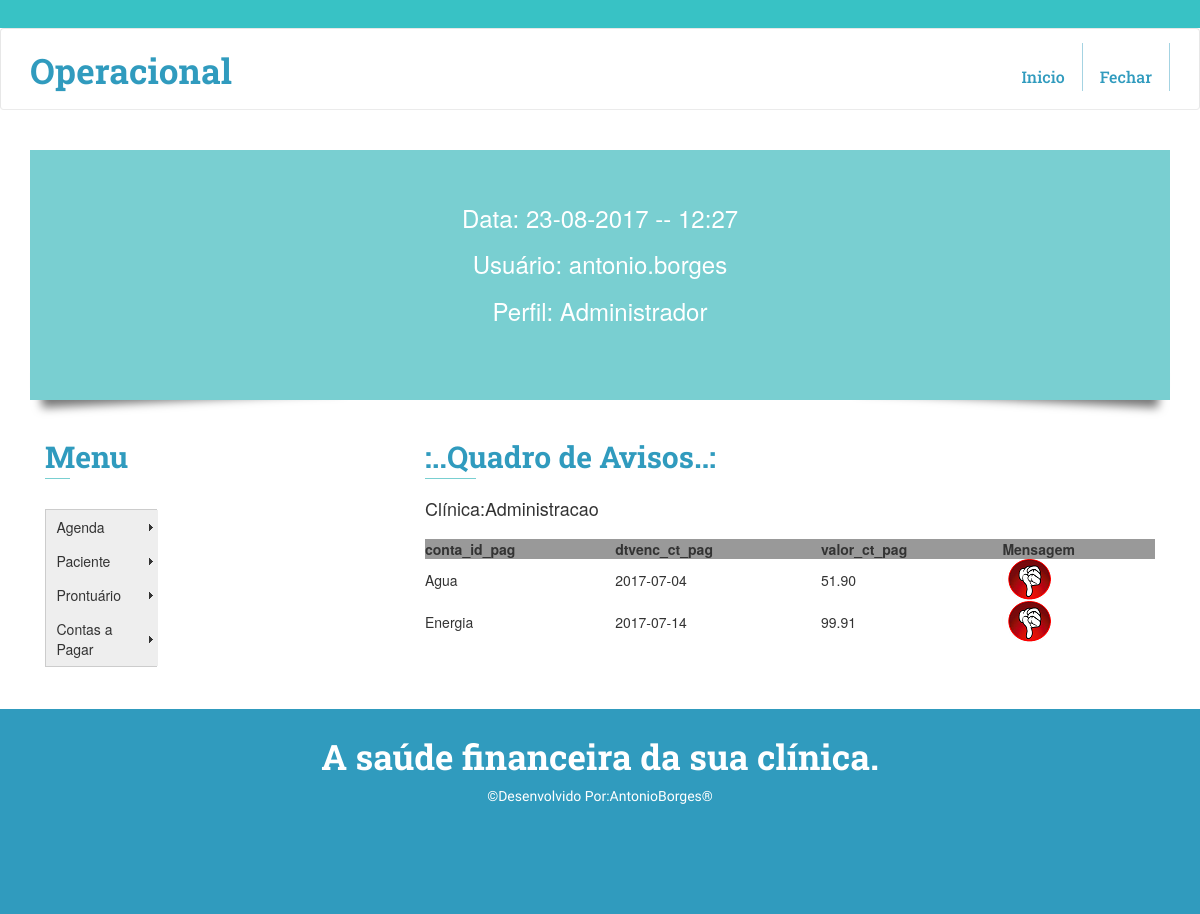
The app's page /operacional/principal_Oper01.php (signed in) with its own data.
### tables this page shows
CREATE TABLE IF NOT EXISTS `acesso` (
  `id_ace` int(11) NOT NULL AUTO_INCREMENT,
  `usu_data` date NOT NULL,
  `usu_id` int(5) NOT NULL,
  `login` varchar(20) NOT NULL,
  `senha` varchar(20) NOT NULL,
  `perfil_id` int(2) NOT NULL,
  `situacao_ace` int(2) NOT NULL,
  `cadastrador_ace` varchar(40) NOT NULL,
  PRIMARY KEY (`id_ace`),
  UNIQUE KEY `login` (`login`),
  KEY `usu_id` (`usu_id`),
  KEY `perfil_id` (`perfil_id`),
  KEY `situacao_ace` (`situacao_ace`)
);

CREATE TABLE IF NOT EXISTS `perfil` (
  `id_pf` int(11) NOT NULL AUTO_INCREMENT,
  `nome_pf` varchar(40) NOT NULL,
  PRIMARY KEY (`id_pf`)
);

CREATE TABLE IF NOT EXISTS `clinica` (
  `id_clin` int(11) NOT NULL AUTO_INCREMENT,
  `data_clin` date NOT NULL,
  `nome_clin` varchar(255) NOT NULL,
  `cnpj_clin` varchar(40) NOT NULL,
  `imposto_clin` decimal(10,2) DEFAULT NULL,
  `desconto_clin` decimal(10,2) DEFAULT NULL,
  `fone_clin` varchar(40) NOT NULL,
  `email_clin` varchar(255) NOT NULL,
  `situacao_clin` int(2) NOT NULL,
  `contato_clin` varchar(255) NOT NULL,
  `cadastrador_clin` varchar(40) NOT NULL,
  PRIMARY KEY (`id_clin`),
  KEY `situacao_clin` (`situacao_clin`)
);

CREATE TABLE IF NOT EXISTS `contas_pagar` (
  `id_ct_pag` int(11) NOT NULL AUTO_INCREMENT,
  `data_ct_pag` date NOT NULL,
  `clin_id_ct_pag` int(11) NOT NULL,
  `conta_id_pag` int(11) NOT NULL,
  `doc_ct_pag` varchar(20) DEFAULT NULL,
  `dtvenc_ct_pag` date NOT NULL,
  `valor_ct_pag` decimal(10,2) NOT NULL,
  `dtpag_ct_pag` date DEFAULT NULL,
  `valorpag_ct_pag` decimal(10,2) DEFAULT NULL,
  `desc_ct_pag` decimal(10,0) DEFAULT NULL,
  `juros_ct_pag` decimal(10,2) DEFAULT NULL,
  `obs_ct_pag` text,
  `cadastrador_ct_pag` varchar(40) NOT NULL,
  PRIMARY KEY (`id_ct_pag`),
  KEY `clin_id_ct_pag` (`clin_id_ct_pag`),
  KEY `conta_id_pag` (`conta_id_pag`)
);

CREATE TABLE IF NOT EXISTS `plano_contas` (
  `id_plan_ct` int(11) NOT NULL AUTO_INCREMENT,
  `data_plan_ct` date NOT NULL,
  `clin_id_plan_ct` int(11) NOT NULL,
  `nome_plan_ct` varchar(80) NOT NULL,
  `cadastrador_plan_ct` varchar(40) NOT NULL,
  PRIMARY KEY (`id_plan_ct`),
  KEY `clin_id_plan_ct` (`clin_id_plan_ct`)
);

### operacional/principal_Oper01.php (the view, shortened to what this page needs)
<?php require_once('../Connections/rec01.php'); ?>
<?php
$logoutAction = $_SERVER['PHP_SELF']."?doLogout=true";
?>
<?php
$usuario=$_SESSION['MM_Username'];
$data_atual=date('Y/m/d');
$query_cs_contas = "SELECT data_ct_pag, clin_id_ct_pag, conta_id_pag, dtvenc_ct_pag, valor_ct_pag, dtpag_ct_pag, id_clin, nome_clin, id_plan_ct, nome_plan_ct, usu_id, login, id_usu, clin_id
FROM contas_pagar, clinica, plano_contas, acesso, usuario
WHERE clin_id_ct_pag=id_clin
AND conta_id_pag=id_plan_ct
AND login='$usuario'
AND usu_id=id_usu
AND dtpag_ct_pag is NULL
AND id_clin=clin_id
ORDER BY dtvenc_ct_pag ASC";
$cs_contas = mysql_query($query_cs_contas, $rec01) or die(mysql_error());
$row_cs_contas = mysql_fetch_assoc($cs_contas);
$totalRows_cs_contas = mysql_num_rows($cs_contas);
?>
<!doctype html>
<html>
<head>
		<link href="../css/owl.carousel.css" rel="stylesheet">
			<link href="../css/bootstrap.min.css" rel="stylesheet" type="text/css">
			<link href="../css/style.css" rel="stylesheet" type="text/css"/>
	</head>
	<body>
		<div class="header" id="home">
			<div class="header-top">
			</div>
			<div class="header_nav" id="home">
				<nav class="navbar navbar-default chn-gd">
					<div class="container">
					<div class="navbar-header">
					<a class="navbar-brand logo-st" href="../restrito/index.php">Operacional</a>
					</div>
					<div class="collapse navbar-collapse" id="bs-example-navbar-collapse-1">
					<ul class="nav navbar-nav navbar-right">
						<li>
						<a href="../restrito/principal.php">
                        <br>
						Inicio
						</a>
						</li>
						<li>
						<a href="<?php echo $logoutAction ?>"><br>Fechar</a>
						</li>
					</ul>
					</div>
					</div>
				</nav>
			</div>
            </div>
                    <?php include('../restrito/identifica01.php');?>
                    <?php include('./Menu_Operacional.php');?>
					<div class="col-md-8 ser-fet">
						<h3>:..Quadro de Avisos..:</h3>
						<span class="line"></span>
			             <div class="w3-container">
                         <br>
                         <?php
							$res=$totalRows_cs_contas;
							if($res>0)
						 {?>
                         <h4 class="w3-grey">Clínica:<?php echo $row_cs_contas['nome_clin']; ?> </h4>
                         <br>
                         <table width="100%" border="0" cellpadding="10" cellspacing="10">
                           <tr>
                             <td bgcolor="#999999"><strong>conta_id_pag</strong></td>
                             <td bgcolor="#999999"><strong>dtvenc_ct_pag</strong></td>
                             <td bgcolor="#999999"><strong>valor_ct_pag</strong></td>
                             <td bgcolor="#999999"><strong>Mensagem</strong></td>
                           </tr>
                           <?php do { ?>
                             <tr>
                               <td><?php echo $row_cs_contas['nome_plan_ct']; ?></td>
                               <td><?php echo $row_cs_contas['dtvenc_ct_pag']; ?></td>
                               <td><?php echo $row_cs_contas['valor_ct_pag']; ?></td>
                               <td><?php
									$vencimento = $row_cs_contas['dtvenc_ct_pag'];
									if(strtotime($data_atual) > strtotime($vencimento))
									{
									echo "<img src=../images/negado04.png></img>";
									}
									elseif(strtotime($data_atual) == strtotime($vencimento))
									{
									echo "<img src=../images/aprovado01.png></img>";
									}
									else
									{
									echo "<img src=../images/aprovado01.png></img>";
									}
							    ?></td>
                             </tr>
                             <?php } while ($row_cs_contas = mysql_fetch_assoc($cs_contas)); ?>
                         </table>
                         <br>
                          <?php } else {
							 echo "<img src=../images/ok.jpg width=120 height=120 title=OK></img><br>";
									}
						?>
                         </div>
                            </div>
</body>
</html>

### restrito/identifica01.php (shortened to what this page needs)
<?php require_once('../Connections/rec01.php'); ?>
<?php
$usuario=$_SESSION['MM_Username'];
$query_cs_usuario = "SELECT id_ace, usu_data, usu_id, login, senha, perfil_id, situacao_ace, cadastrador_ace, id_pf, nome_pf FROM acesso, perfil WHERE perfil_id=id_pf AND login='$usuario'";
$cs_usuario = mysql_query($query_cs_usuario, $rec01) or die(mysql_error());
$row_cs_usuario = mysql_fetch_assoc($cs_usuario);
?>
<html>
	<body>
			<div class="container">
				<ul class="box-shadow effect2">
					<li>
                    	<h3><font color="white" size="+2"><?php  date_default_timezone_set('America/Sao_Paulo');
																	$date = date('d-m-Y -- H:i');
																	echo "Data:&nbsp;".$date;
														            ?></font></h3><br>
						<h3><font color="white" size="+2"><?php  echo "Usuário:&nbsp".$_SESSION['MM_Username'];?></font></h3><br>
                        <h3><font color="white" size="+2"><?php  echo "Perfil:&nbsp".$perfil=$row_cs_usuario['nome_pf'];?></font></h3><br>
					</li>
				</ul>
			</div>
	</body>
</html>

### css/style.css (style rules this page uses)
h4, h5, h6, h1, h2, h3 { margin: 0; }
ul, ol, li { margin: 0; }
p { margin: 0; }
body { margin:0; padding:0; }
.header-top { background:#38c2c5; padding: 1em 0em; }
.navbar-header a.navbar-brand.logo-st,.navbar-header a.navbar-brand.logo-st:hover { font-family: 'Roboto Slab', serif; font-weight:700; font-size: 35px; text-decoration:none; color:#309BBE; margin-top: 2px; }
nav.navbar.navbar-default.chn-gd { background-color: #fff; border-bottom: 1px solid #EBEBEB; padding: 1em 0em; margin: 0; }
.navbar-default .navbar-nav>li { border-right:1px solid rgba(48, 155, 190, 0.44); padding: 0px 5px 0px; }
.navbar-default .navbar-nav>li>a:focus,.navbar-default .navbar-nav>li>a { padding: 4px 12px; color: #309BBE !important; font-family: 'Roboto Slab', serif; font-weight: 500; font-size: 16px; }
ul.box-shadow li { text-align:center; position:relative; top:55px; }
ul.box-shadow { width:100%; height:250px; background:#79CFD1; margin:40px auto; }
.effect2 { position: relative; }
.effect2:before, .effect2:after { z-index: -1; position: absolute; content: ""; bottom: 15px; left: 10px; width: 50%; top: 80%; max-width:300px; background: #777; -webkit-box-shadow: 0 15px 10px #777; -moz-box-shadow: 0 15px 10px #777; box-shadow: 0 15px 10px #777; -webkit-transform: rotate(-3deg); -moz-transform: rotate(-3deg); -o-transform: rotate(-3deg); -ms-transform: rotate(-3deg); transform: rotate(-3deg); }
.effect2:after { -webkit-transform: rotate(3deg); -moz-transform: rotate(3deg); -o-transform: rotate(3deg); -ms-transform: rotate(3deg); transform: rotate(3deg); right: 10px; left: auto; }
.ser-fet h3 { color: #309BBE; font-weight: 700; font-family: 'Roboto Slab', serif; margin-bottom: 5px; font-size: 30px; }
span.line { height: 1px; background-color: #79CFD1; display: block; width: 7%; }
ul { padding: 0; list-style: none; }
.footer { background:#309BBE; padding:2em 0em; }
.footer-text { text-align:center; }
.footer-text h3 a,.footer-text h3 a:hover { font-family: 'Roboto Slab', serif; font-weight: 700; font-size: 35px; text-decoration: none; color: #fff; margin-bottom: 10px; }
.footer-text p { margin-top: 10px; color: #fff; font-family: 'Monda', sans-serif; font-size: 14px; font-weight: 100; }

### records on screen
acesso: perfil.nome_pf "Administrador"
clinica: nome_clin "Administracao"
contas_pagar: conta_id_pag.nome_plan_ct "Agua", dtvenc_ct_pag "2017-07-04", valor_ct_pag "51.90"
contas_pagar: conta_id_pag.nome_plan_ct "Energia", dtvenc_ct_pag "2017-07-14", valor_ct_pag "99.91"

### other values on screen
$date "23-08-2017 -- 12:27"
$_SESSION['MM_Username'] "antonio.borges"
